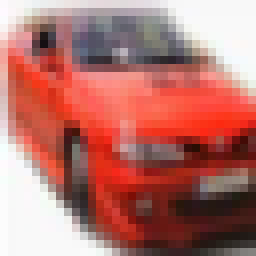
#> input picture Package 4/Car_Data/3819.png, 32 x 32 px (shown 8 times larger); its folder holds 6 pictures in this run
$ python Task_1.py
#> lines starting #> are read from the running program, lines starting #| are printed output that depends on the picture
import os
from sys import platform
import numpy as np
from PIL import Image
import matplotlib.pyplot as plt
def cosine_similarity(image1, image2):
    image1Vector = np.array(image1.getdata()).astype('float32').ravel()
    image2Vector = np.array(image2.getdata()).astype('float32').ravel()
    return np.dot(image1Vector, image2Vector) / ( np.linalg.norm(image1Vector) * np.linalg.norm(image2Vector) )


def readImages(folderpath):
#> called with folderpath = 'Car_Data'
    images = {}
    sign = "\\" if platform == "win32" else "//"
    for filename in os.listdir(folderpath):
        images.update( { filename : Image.open(folderpath + sign + filename) } )
    return images

def getSimilarityList(inputImageName, images, n):
#> called with inputImageName = '4228.png', n = 3
    try:
        inputImageData = images[inputImageName]
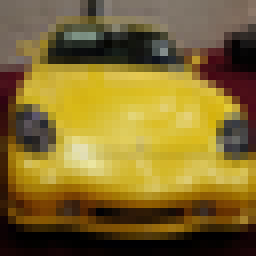
#> inputImageData: PIL image 32x32 RGB (shown 8 times larger); mean R, G, B 129.1, 107, 45.6
    except:
        raise KeyError("Specified input image name could not found in images")
    images_w_sim = {} # name : similarity
    size = len(images)
    if n > size:
        raise IndexError("N cannot be large than images size")
    for filename in images.keys():
        if(inputImageName != filename):
            images_w_sim.update({filename: cosine_similarity(inputImageData, images[filename])})
    return [[filename, images_w_sim[filename]] for filename in sorted(images_w_sim, key=images_w_sim.get, reverse=True)[:n]]


def plotSimilarity(inputImageName, similarImages, images):
#> called with inputImageName = '4228.png'
    fig=plt.figure(figsize=(8, 8))

    total = len(similarImages) + 1
    columns = 5
    rows = int(total / columns) + (total % columns > 0)

    fig.add_subplot(rows, columns, 1)
    plt.title("Input")
    plt.imshow(images[inputImageName])
    for i in range(total - 1):
        fig.add_subplot(rows, columns, i+2)
        filename, similarity = similarImages[i][0], similarImages[i][1]
        plt.title(similarity.round(7))
        plt.imshow(images[filename])
    plt.show()
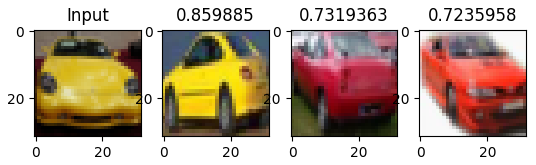
#> figure drawn by matplotlib, 4 panels


if __name__ == '__main__':
    folderpath = "Car_Data"
    n = 3

    images = readImages(folderpath) # { filename1:colorfulimage1, filename2:colorfulimage2 }

    inputImageName = '4228.png'
    similarImages = getSimilarityList(inputImageName, images, n) # [ [filename1, similarity1] , [filename2, similarity2] , ... ]
    plotSimilarity(inputImageName, similarImages, images)

    inputImageName = '3861.png'
    similarImages = getSimilarityList(inputImageName, images, n) # [ [filename1, similarity1] , [filename2, similarity2] , ... ]
    plotSimilarity(inputImageName, similarImages, images)
#> call 2 of plotSimilarity, with inputImageName = '3861.png'
#> in plotSimilarity (call 2), `plt.show()`:
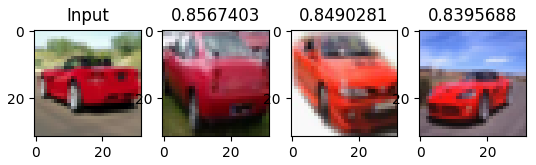
#> figure drawn by matplotlib, 4 panels
